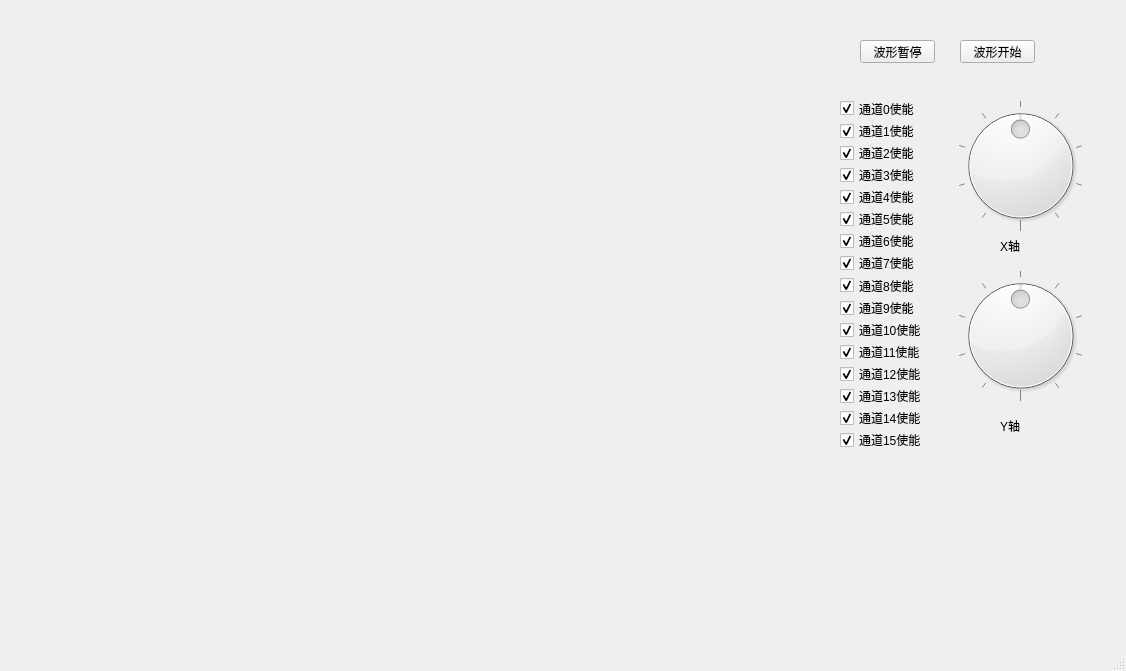
<?xml version="1.0" encoding="UTF-8"?>
<ui version="4.0">
 <class>MainWindow</class>
 <widget class="QMainWindow" name="MainWindow">
  <property name="geometry">
   <rect>
    <x>0</x>
    <y>0</y>
    <width>1126</width>
    <height>671</height>
   </rect>
  </property>
  <property name="windowTitle">
   <string>MainWindow</string>
  </property>
  <widget class="QWidget" name="centralwidget">
   <widget class="QWidget" name="widget" native="true">
    <property name="geometry">
     <rect>
      <x>9</x>
      <y>9</y>
      <width>821</width>
      <height>631</height>
     </rect>
    </property>
    <property name="minimumSize">
     <size>
      <width>700</width>
      <height>500</height>
     </size>
    </property>
   </widget>
   <widget class="QDial" name="dial_X">
    <property name="geometry">
     <rect>
      <x>950</x>
      <y>100</y>
      <width>141</width>
      <height>131</height>
     </rect>
    </property>
    <property name="maximum">
     <number>10</number>
    </property>
    <property name="value">
     <number>5</number>
    </property>
    <property name="invertedAppearance">
     <bool>false</bool>
    </property>
    <property name="invertedControls">
     <bool>false</bool>
    </property>
    <property name="wrapping">
     <bool>true</bool>
    </property>
    <property name="notchesVisible">
     <bool>true</bool>
    </property>
   </widget>
   <widget class="QDial" name="dial_Y">
    <property name="geometry">
     <rect>
      <x>950</x>
      <y>270</y>
      <width>141</width>
      <height>131</height>
     </rect>
    </property>
    <property name="maximum">
     <number>10</number>
    </property>
    <property name="value">
     <number>5</number>
    </property>
    <property name="wrapping">
     <bool>true</bool>
    </property>
    <property name="notchesVisible">
     <bool>true</bool>
    </property>
   </widget>
   <widget class="QLabel" name="label">
    <property name="geometry">
     <rect>
      <x>1000</x>
      <y>240</y>
      <width>54</width>
      <height>12</height>
     </rect>
    </property>
    <property name="text">
     <string>X轴</string>
    </property>
   </widget>
   <widget class="QLabel" name="label_2">
    <property name="geometry">
     <rect>
      <x>1000</x>
      <y>420</y>
      <width>54</width>
      <height>12</height>
     </rect>
    </property>
    <property name="text">
     <string>Y轴</string>
    </property>
   </widget>
   <widget class="QPushButton" name="pushButton_pause">
    <property name="geometry">
     <rect>
      <x>860</x>
      <y>40</y>
      <width>75</width>
      <height>23</height>
     </rect>
    </property>
    <property name="text">
     <string>波形暂停</string>
    </property>
   </widget>
   <widget class="QPushButton" name="pushButton_start">
    <property name="geometry">
     <rect>
      <x>960</x>
      <y>40</y>
      <width>75</width>
      <height>23</height>
     </rect>
    </property>
    <property name="text">
     <string>波形开始</string>
    </property>
   </widget>
   <widget class="QWidget" name="">
    <property name="geometry">
     <rect>
      <x>840</x>
      <y>100</y>
      <width>85</width>
      <height>348</height>
     </rect>
    </property>
    <layout class="QVBoxLayout" name="verticalLayout">
     <item>
      <widget class="QCheckBox" name="checkBox_0">
       <property name="text">
        <string>通道0使能</string>
       </property>
       <property name="checked">
        <bool>true</bool>
       </property>
      </widget>
     </item>
     <item>
      <widget class="QCheckBox" name="checkBox_1">
       <property name="text">
        <string>通道1使能</string>
       </property>
       <property name="checked">
        <bool>true</bool>
       </property>
      </widget>
     </item>
     <item>
      <widget class="QCheckBox" name="checkBox_2">
       <property name="text">
        <string>通道2使能</string>
       </property>
       <property name="checked">
        <bool>true</bool>
       </property>
      </widget>
     </item>
     <item>
      <widget class="QCheckBox" name="checkBox_3">
       <property name="text">
        <string>通道3使能</string>
       </property>
       <property name="checked">
        <bool>true</bool>
       </property>
      </widget>
     </item>
     <item>
      <widget class="QCheckBox" name="checkBox_4">
       <property name="text">
        <string>通道4使能</string>
       </property>
       <property name="checked">
        <bool>true</bool>
       </property>
      </widget>
     </item>
     <item>
      <widget class="QCheckBox" name="checkBox_5">
       <property name="text">
        <string>通道5使能</string>
       </property>
       <property name="checked">
        <bool>true</bool>
       </property>
      </widget>
     </item>
     <item>
      <widget class="QCheckBox" name="checkBox_6">
       <property name="text">
        <string>通道6使能</string>
       </property>
       <property name="checked">
        <bool>true</bool>
       </property>
      </widget>
     </item>
     <item>
      <widget class="QCheckBox" name="checkBox_7">
       <property name="text">
        <string>通道7使能</string>
       </property>
       <property name="checked">
        <bool>true</bool>
       </property>
      </widget>
     </item>
     <item>
      <widget class="QCheckBox" name="checkBox_8">
       <property name="text">
        <string>通道8使能</string>
       </property>
       <property name="checked">
        <bool>true</bool>
       </property>
      </widget>
     </item>
     <item>
      <widget class="QCheckBox" name="checkBox_9">
       <property name="text">
        <string>通道9使能</string>
       </property>
       <property name="checked">
        <bool>true</bool>
       </property>
      </widget>
     </item>
     <item>
      <widget class="QCheckBox" name="checkBox_10">
       <property name="text">
        <string>通道10使能</string>
       </property>
       <property name="checked">
        <bool>true</bool>
       </property>
      </widget>
     </item>
     <item>
      <widget class="QCheckBox" name="checkBox_11">
       <property name="text">
        <string>通道11使能</string>
       </property>
       <property name="checked">
        <bool>true</bool>
       </property>
      </widget>
     </item>
     <item>
      <widget class="QCheckBox" name="checkBox_12">
       <property name="text">
        <string>通道12使能</string>
       </property>
       <property name="checked">
        <bool>true</bool>
       </property>
      </widget>
     </item>
     <item>
      <widget class="QCheckBox" name="checkBox_13">
       <property name="text">
        <string>通道13使能</string>
       </property>
       <property name="checked">
        <bool>true</bool>
       </property>
      </widget>
     </item>
     <item>
      <widget class="QCheckBox" name="checkBox_14">
       <property name="text">
        <string>通道14使能</string>
       </property>
       <property name="checked">
        <bool>true</bool>
       </property>
      </widget>
     </item>
     <item>
      <widget class="QCheckBox" name="checkBox_15">
       <property name="text">
        <string>通道15使能</string>
       </property>
       <property name="checked">
        <bool>true</bool>
       </property>
      </widget>
     </item>
    </layout>
   </widget>
  </widget>
  <widget class="QMenuBar" name="menubar">
   <property name="geometry">
    <rect>
     <x>0</x>
     <y>0</y>
     <width>1126</width>
     <height>22</height>
    </rect>
   </property>
  </widget>
  <widget class="QStatusBar" name="statusbar"/>
 </widget>
 <resources/>
 <connections/>
</ui>
